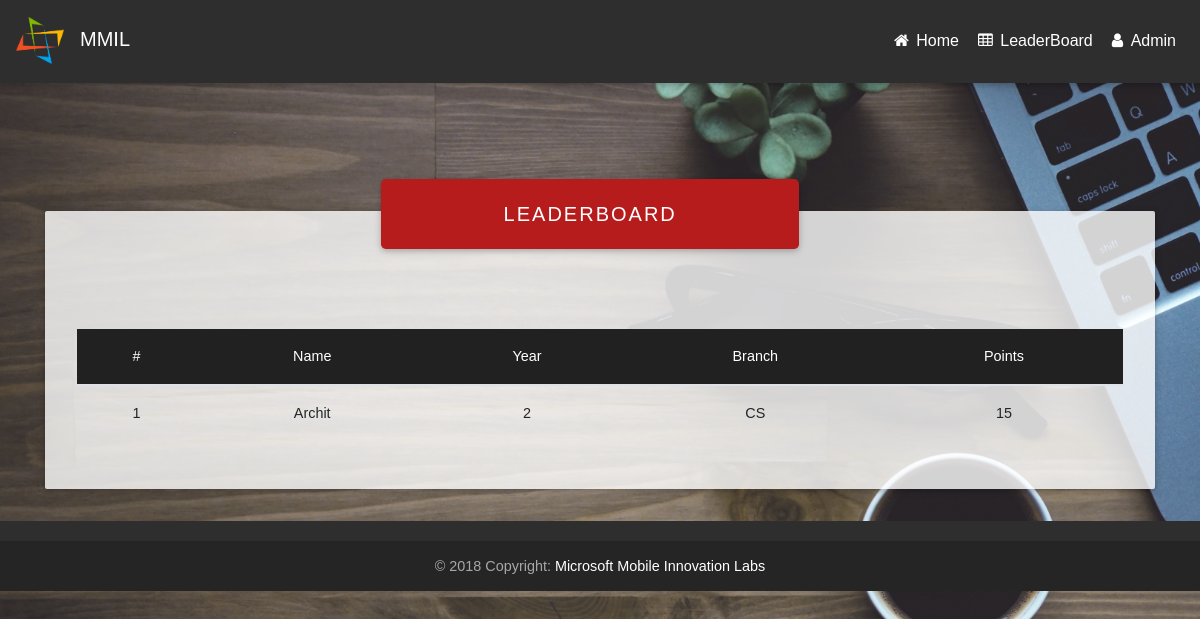
Page /leaderboard/ on the committed database.
### leaderboard/models.py (models this page shows, shortened)
class leaderboard(models.Model):
	user=models.ForeignKey(User,on_delete=models.CASCADE)
	correct_qus=models.IntegerField()
	wrong_qus=models.IntegerField()
	points=models.IntegerField()
	message=models.CharField(max_length=255)
	attempted_qus=models.IntegerField()

### userprofile/models.py (models this page shows, shortened)
class profile(models.Model):
	user=models.ForeignKey(User,on_delete=models.CASCADE)
	name=models.CharField(max_length=255)
	college=models.CharField(max_length=255)
	year=models.IntegerField()
	branch=models.CharField(max_length=255)
	start_time=models.IntegerField(default=0)
	rem_time=models.IntegerField(default=1800)

### mcq_v2/views.py (the view)
# urls.py: path('leaderboard/',leaderboard),
def leaderboard(request):
	object_1=lb.objects.all().order_by('-points')
	context={
		"object":object_1
	}
	return render(request,'test/leaderboard.html',context)

### templates/test/leaderboard.html (shortened to what this page needs)
{% load static %}
<!DOCTYPE html>
<html lang="en">
<head>
    <link rel="stylesheet" href="https://maxcdn.bootstrapcdn.com/font-awesome/4.7.0/css/font-awesome.min.css">
    <link href="{% static 'assets/css/bootstrap.min.css' %}" rel="stylesheet">
    <link href="{% static 'assets/css/mdb.min.css' %}" rel="stylesheet">
    <link href="{% static 'assets/css/animate.css' %}" rel="stylesheet">
    <link href="{% static 'assets/css/Table.css' %}" rel="stylesheet">
</head>
<body class="fixed-sn animated fadeIn">
    <header>
        <nav class="navbar navbar-expand-lg navbar-dark elegant-color">
            <a href="http://jssmmil.in/" class="navbar-brand" title="MMIL Website"><img src="{% static 'assets/img/logo.png' %}">
                <p id="head">MMIL</p>
            </a>
            <ul class="nav navbar-nav nav-flex-icons ml-auto">
                 <li class="nav-item">
                    <a href="/" class="nav-link">
                        <i class="fa fa-home"></i>
                        <span class="clearfix d-none d-sm-inline-block">Home</span>
                    </a>
                </li>
                <li class="nav-item">
                    <a href="/leaderboard" class="nav-link">
                        <i class="fa fa-table"></i>
                        <span class="clearfix d-none d-sm-inline-block">LeaderBoard</span>
                    </a>
                </li>
                 <li class="nav-item">
                    <a href="/admin" class="nav-link">
                        <i class="fa fa-user"></i>
                        <span class="clearfix d-none d-sm-inline-block">Admin</span>
                    </a>
                </li>
            </ul>
    </header>
    <main class="container">
            <div class="jumbotron">
               <div class="card text-center z-depth-2">
                  <div class="card-body">
                    <p class="white-text mb-0">LeaderBoard</p>
                  </div>
               </div>
               <table class="table table-hover">
                 <thead class="mdb-color grey darken-4">
                   <tr class="text-white">
                      <th>#</th>
                      <th>Name</th>
                      <th>Year</th>
                      <th>Branch</th>
                      <th>Points</th>
                   </tr>
                 </thead>
                 <tbody>
                  {% for obj in object %}
                    <tr>
                      <th scope="row">{{forloop.counter}}</th>
                      <td>{{obj.user.profile_set.all.first.name}}</td>
                      <td>{{obj.user.profile_set.all.first.year}}</td>
                      <td>{{obj.user.profile_set.all.first.branch}}</td>
                      <td>{{obj.points}}</td>
                    </tr>
                  {% endfor %}
                 </tbody>
               </table>
           </div>
    </main>
    <footer class="page-footer elegant-color center-on-small-only">
        <div class="footer-copyright">
            <div class="container-fluid">
                © 2018 Copyright:
                <a href="http://jssmmil.in/"> Microsoft Mobile Innovation Labs</a>
            </div>
        </div>
    </footer>
</body>
</html>

### static_mcq/assets/css/Table.css (style rules this page uses)
.jumbotron { margin-top: 8rem; background-color: rgba(255,255,255,0.8); }
th,tr,td { font-weight: bold; cursor: pointer; text-align: center; }
.card { width: 40%; margin-top: -4rem; margin-bottom: 5rem; margin-left: 19rem; font-size: 20px; background-color: #b71c1c; letter-spacing: 2px; text-transform: uppercase; }

### static_mcq/assets/css/style.css (style rules this page uses)
body { background: url("../img/laptop_cup_glasses_plant_114948_1920x1080.jpg") no-repeat center center; -webkit-background-size: cover; -moz-background-size: cover; -o-background-size: cover; background-size: cover; background-attachment: fixed; font-family: 'Quicksand',sans-serif; }
.animated.fadeIn { animation-delay: 0.3s; transition: 0.5 ease; }
.navbar-brand>img { display: block; width: 3rem; margin-top: 0.25rem; margin-left: 0rem; }
p#head { margin-top: -2.5rem; margin-left: 4rem; margin-bottom: 1rem; }

### rows in the picture
leaderboard: user.profile_set.all.first.name "Archit", user.profile_set.all.first.year "2", user.profile_set.all.first.branch "CS", points "15"
